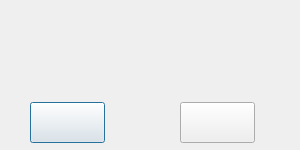
<?xml version="1.0" encoding="UTF-8"?>
<ui version="4.0">
 <class>change_screentip</class>
 <widget class="QDialog" name="change_screentip">
  <property name="geometry">
   <rect>
    <x>0</x>
    <y>0</y>
    <width>300</width>
    <height>150</height>
   </rect>
  </property>
  <property name="windowTitle">
   <string>Dialog</string>
  </property>
  <widget class="QFrame" name="frame">
   <property name="geometry">
    <rect>
     <x>0</x>
     <y>0</y>
     <width>300</width>
     <height>150</height>
    </rect>
   </property>
   <property name="frameShape">
    <enum>QFrame::NoFrame</enum>
   </property>
   <property name="frameShadow">
    <enum>QFrame::Plain</enum>
   </property>
   <property name="lineWidth">
    <number>0</number>
   </property>
   <widget class="QPushButton" name="bt_ok">
    <property name="geometry">
     <rect>
      <x>30</x>
      <y>102</y>
      <width>75</width>
      <height>41</height>
     </rect>
    </property>
    <property name="text">
     <string/>
    </property>
   </widget>
   <widget class="QLabel" name="label_tip">
    <property name="geometry">
     <rect>
      <x>5</x>
      <y>10</y>
      <width>290</width>
      <height>60</height>
     </rect>
    </property>
    <property name="text">
     <string/>
    </property>
    <property name="alignment">
     <set>Qt::AlignCenter</set>
    </property>
   </widget>
   <widget class="QPushButton" name="bt_cancel">
    <property name="geometry">
     <rect>
      <x>180</x>
      <y>102</y>
      <width>75</width>
      <height>41</height>
     </rect>
    </property>
    <property name="text">
     <string/>
    </property>
   </widget>
  </widget>
 </widget>
 <resources/>
 <connections/>
</ui>
